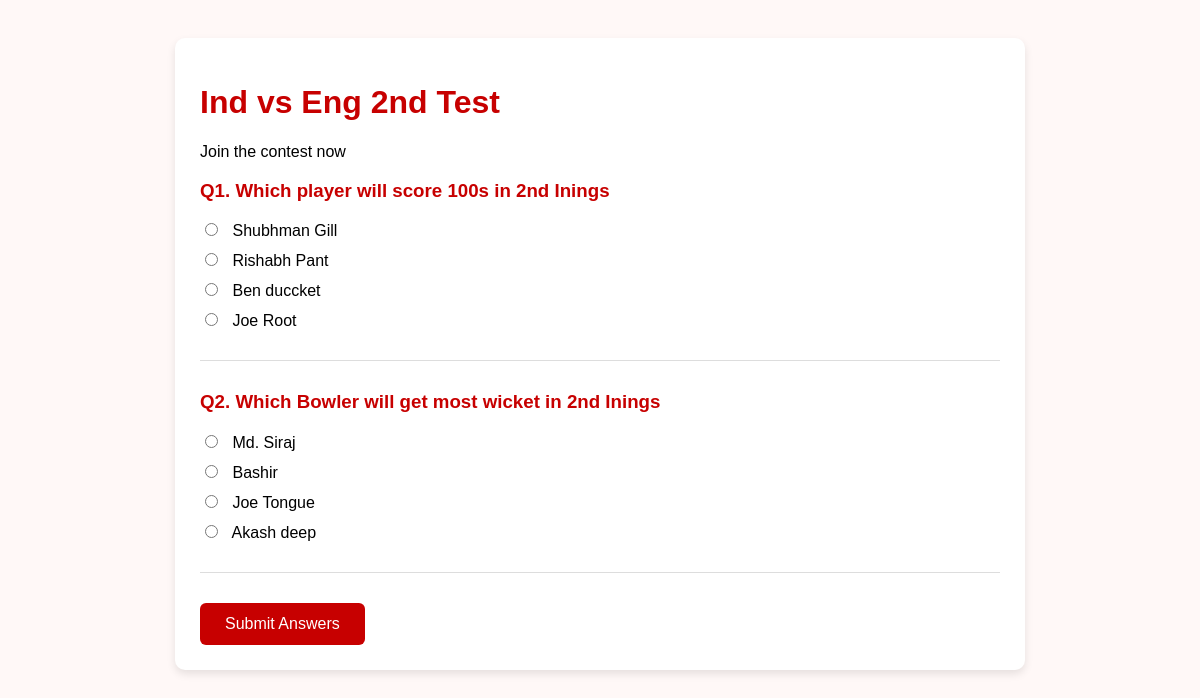
The app's page /contest/2/ (signed in) with its own data.
### Users/models.py (models this page shows, shortened)
class Contest(models.Model):
    title = models.CharField(max_length=255)
    description = models.TextField()
    created_at = models.DateTimeField(auto_now_add=True)
    is_active = models.BooleanField(default=True)

class Question(models.Model):
    contest = models.ForeignKey(Contest, on_delete=models.CASCADE)
    question_text = models.CharField(max_length=255)
    option1 = models.CharField(max_length=100)
    option2 = models.CharField(max_length=100)
    option3 = models.CharField(max_length=100)
    option4 = models.CharField(max_length=100)
    correct_option = models.CharField(max_length=100, blank=True, null=True)

### Users/views.py (the view, shortened to what this page needs)
# urls.py: path('contest/<int:contest_id>/', views.contest_detail, name='contest_detail'),
@login_required
def contest_detail(request, contest_id):
    contest = Contest.objects.get(id=contest_id)
    questions = Question.objects.filter(contest=contest)
    return render(request, 'Users/contest_detail.html', {
        'contest': contest,
        'questions': questions
    })

### Users/templates/Users/contest_detail.html (shortened to what this page needs)
{% load static %}
<!DOCTYPE html>
<html>
<head>
</head>
<body>
    <div class="container">
        <h1>{{ contest.title }}</h1>
        <p>{{ contest.description }}</p>
        <form method="POST">
            {% for question in questions %}
            <div class="question">
                <h3>Q{{ forloop.counter }}. {{ question.question_text }}</h3>
                <label><input type="radio" name="question_{{ question.id }}" value="{{ question.option1 }}" required> {{ question.option1 }}</label>
                <label><input type="radio" name="question_{{ question.id }}" value="{{ question.option2 }}"> {{ question.option2 }}</label>
                <label><input type="radio" name="question_{{ question.id }}" value="{{ question.option3 }}"> {{ question.option3 }}</label>
                <label><input type="radio" name="question_{{ question.id }}" value="{{ question.option4 }}"> {{ question.option4 }}</label>
            </div>
            <div class="divider"></div>
            {% endfor %}
            <button type="submit">Submit Answers</button>
        </form>
    </div>
</body>
</html>

### Users/templates/Users/contest_detail.html (style rules this page uses)
body { font-family: Arial, sans-serif; background-color: #fff8f7; padding: 30px; }
.container { background: white; padding: 25px; max-width: 800px; margin: auto; border-radius: 10px; box-shadow: 0 4px 8px rgba(0,0,0,0.1); }
h1, h3 { color: #c70000; }
.question { margin-bottom: 30px; }
label { display: block; margin-bottom: 10px; }
input[type="radio"] { margin-right: 10px; }
button { background-color: #c70000; color: white; border: none; padding: 12px 25px; border-radius: 6px; font-size: 16px; cursor: pointer; }
.divider { border-top: 1px solid #ddd; margin: 30px 0; }

### records on screen
Contest: title "Ind vs Eng 2nd Test", description "Join the contest now"
Question: question_text "Which player will score 100s in 2nd Inings", option1 "Shubhman Gill", option2 "Rishabh Pant", option3 "Ben duccket", option4 "Joe Root"
Question: question_text "Which Bowler will get most wicket in 2nd Inings", option1 "Md. Siraj", option2 "Bashir", option3 "Joe Tongue", option4 "Akash deep"
